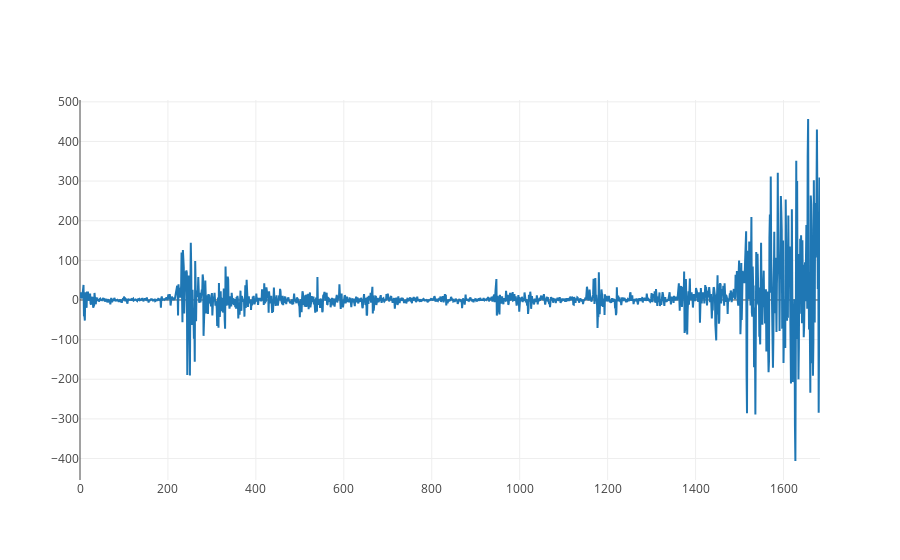

This figure's notebook cell:
### Code cell
# create a differenced series
def difference(dataset, interval=1):
    diff = list()
    for i in range(interval, len(dataset)):
        value = dataset[i] - dataset[i - interval]
        diff.append(value)
    return Series(diff)

data=df['new_weighted_price'].values
dif = difference(data, 1)
predict_chart = go.Scatter(x=np.arange(0, len(dif)), y=dif, name= 'Scaled_data')
py.iplot([predict_chart])

### Figure 1 — Plotly figure (JSON) as saved in the notebook; plotly's stock layout.template omitted (floating-point values rounded to 4 significant figures; data arrays with more than 128 entries replaced by an {"elided": "..."} marker saying what was removed)
{"data": [{"name": "Scaled_data", "type": "scatter", "x": {"elided": "1684 int values"}, "y": {"elided": "1684 float values"}}], "layout": {}}
